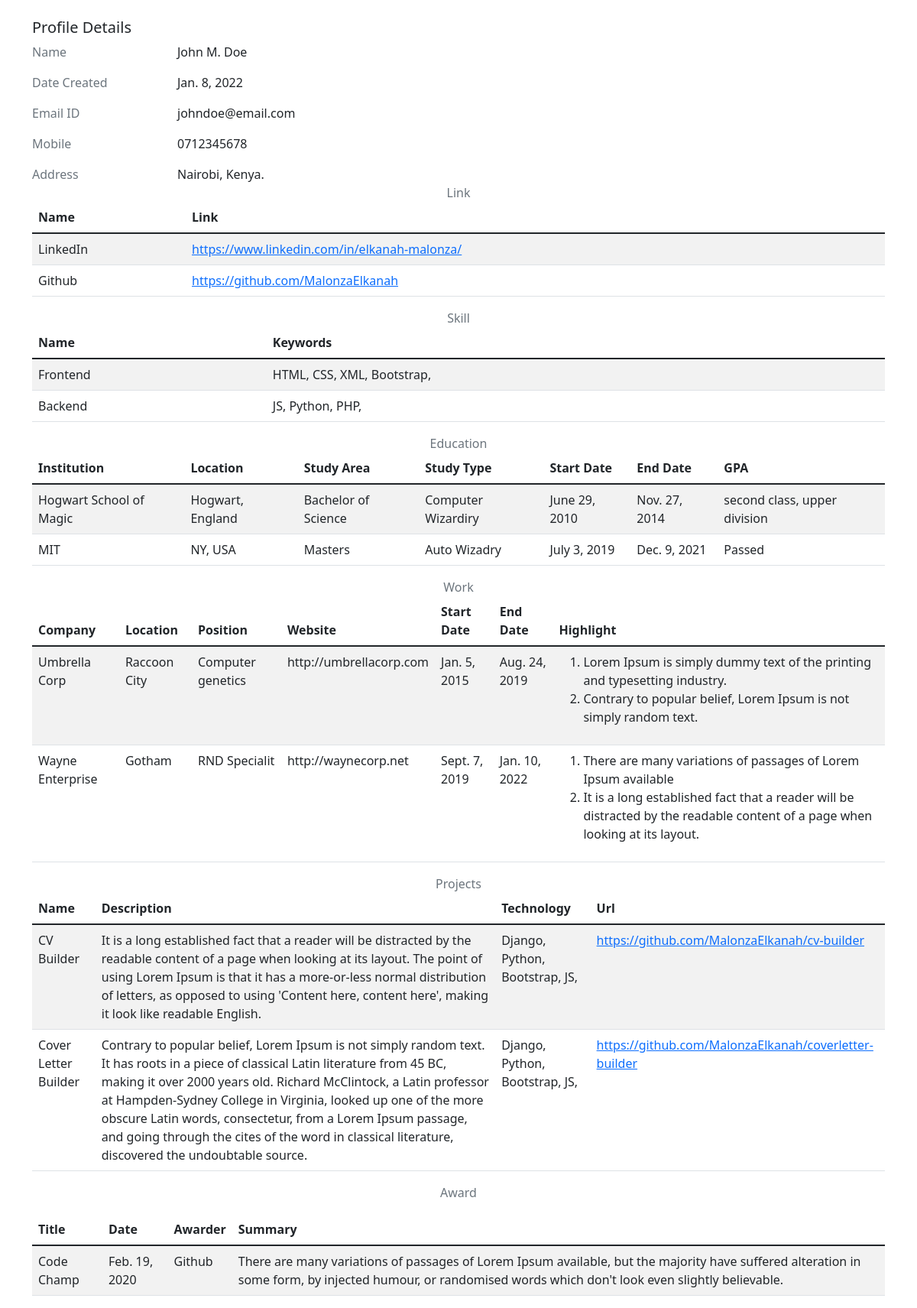
The app's page /profile/2/ with its own data.
### job_profile/models.py (models this page shows)
class JobProfile(models.Model):
	title = models.CharField('Title', max_length=150)
	first_name = models.CharField('First Name', max_length=50)
	middle_name = models.CharField('Middle Name', max_length=50)
	last_name = models.CharField('Last Name', max_length=50)
	email = models.CharField('Email', max_length=50)
	phone_number = models.CharField('Phone Number', max_length=50)
	location = models.CharField('Location', max_length=50)
	summary = models.CharField('Summary', max_length=1000, null=True)
	date_created = models.DateTimeField('Date Created', auto_now_add=True)
	def links(self):
		return Link.objects.filter(job_profile=self.id)
	def education(self):
		return Education.objects.filter(job_profile=self.id)
	def work(self):
		return Work.objects.filter(job_profile=self.id)
	def skills(self):
		return Skill.objects.filter(job_profile=self.id)
	def projects(self):
		return Project.objects.filter(job_profile=self.id)
	def awards(self):
		return Award.objects.filter(job_profile=self.id)

class Link(models.Model):
	job_profile = models.ForeignKey(JobProfile, on_delete=models.CASCADE)
	name = models.CharField('Website Name', max_length=50)
	link = models.URLField()
	date_created = models.DateTimeField('Date Created', auto_now_add=True)

class Skill(models.Model):
	job_profile = models.ForeignKey(JobProfile, on_delete=models.CASCADE)
	name = models.CharField('Skill', max_length=200)
	date_created = models.DateTimeField('Date Created', auto_now_add=True)
	def keywords(self):
		return SkillKeyword.objects.filter(skill=self.id)

class SkillKeyword(models.Model):
	skill = models.ForeignKey(Skill, on_delete=models.CASCADE)
	name = models.CharField('Keyword', max_length=200)
	date_created = models.DateTimeField('Date Created', auto_now_add=True)

class Education(models.Model):
	job_profile = models.ForeignKey(JobProfile, on_delete=models.CASCADE)
	institution = models.CharField('Institution', max_length=200)
	location = models.CharField('Location', max_length=50)
	study_area = models.CharField('Major', max_length=200)
	study_type = models.CharField('Field', max_length=200)
	start_date = models.DateField()
	end_date = models.DateField()
	gpa = models.CharField('GPA', max_length=50)
	date_created = models.DateTimeField('Date Created', auto_now_add=True)

class Work(models.Model):
	job_profile = models.ForeignKey(JobProfile, on_delete=models.CASCADE)
	company = models.CharField('Company', max_length=50)
	location = models.CharField('Location', max_length=50)
	position = models.CharField('Position', max_length=50)
	website = models.URLField('Website', null=True)
	start_date = models.DateField()
	end_date = models.DateField()
	date_created = models.DateTimeField('Date Created', auto_now_add=True)
	def highlights(self):
		return WorkHighlight.objects.filter(work=self.id)

class WorkHighlight(models.Model):
	work = models.ForeignKey(Work, on_delete=models.CASCADE)
	name = models.CharField("Highlight", max_length=500)
	date_created = models.DateTimeField('Date Created', auto_now_add=True)

class Project(models.Model):
	job_profile = models.ForeignKey(JobProfile, on_delete=models.CASCADE)
	name = models.CharField('Projects', max_length=200)
	description = models.TextField()
	url = models.URLField(null=True)
	date = models.DateField(default=tz.now)
	date_created = models.DateTimeField('Date Created', auto_now_add=True)
	def keywords(self):
		return ProjectKeyword.objects.filter(project=self.id)

class ProjectKeyword(models.Model):
	project = models.ForeignKey(Project, on_delete=models.CASCADE)
	technology = models.CharField('Technology', max_length=50)
	date_created = models.DateTimeField('Date Created', auto_now_add=True)

class Award(models.Model):
	job_profile = models.ForeignKey(JobProfile, on_delete=models.CASCADE)
	title = models.CharField('Title', max_length=200)
	date = models.DateField()
	awarder = models.CharField('Awarder', max_length=200)
	summary = models.TextField()
	date_created = models.DateTimeField('Date Created', auto_now_add=True)

### resume_generator/views.py (the view)
# urls.py: path('profile/<int:profile_id>/', views.profile, name='profile'),
def profile(request, profile_id):
	profile = JobProfile.objects.get(id=int(profile_id))
	return render(request, 'main/profile.html', {'job_profile': profile})

### job_profile/templates/main/profile.html (shortened to what this page needs)
{% extends "main/base.html" %}
{% load static %}
{% block content %}
    <div class="row">
        <div class="col-lg-12">
            <h5 class="card-title d-flex justify-content-between">
                <span>Profile Details</span>
            </h5>
            <div class="row">
                <p class="col-sm-2 text-muted text-sm-right mb-0 mb-sm-3">Name</p>
                <p class="col-sm-10">{{job_profile.first_name}} {{job_profile.middle_name}} {{job_profile.last_name}}</p>
            </div>
            <div class="row">
                <p class="col-sm-2 text-muted text-sm-right mb-0 mb-sm-3">Date Created</p>
                <p class="col-sm-10">{{job_profile.date_created.date}}</p>
            </div>
            <div class="row">
                <p class="col-sm-2 text-muted text-sm-right mb-0 mb-sm-3">Email ID</p>
                <p class="col-sm-10">{{job_profile.email}}</p>
            </div>
            <div class="row">
                <p class="col-sm-2 text-muted text-sm-right mb-0 mb-sm-3">Mobile</p>
                <p class="col-sm-10">{{job_profile.phone_number}}</p>
            </div>
            <div class="row">
                <p class="col-sm-2 text-muted text-sm-right mb-0">Address</p>
                <p class="col-sm-10 mb-0">{{job_profile.location}}.</p>
            </div>
            <div class="row">
                <p class="col-12 text-muted text-center mb-0">Link</p>
                <div class="col-12 mb-0">
                	<div class="table-responsive">
                        <table class="table table-striped" id="table-11">
                            <thead>
                                <tr>
                                    <th>Name</th> <th>Link</th>
                                </tr>
                            </thead>
                            <tbody>
                            {% for link in job_profile.links %}
                                <tr>
                                    <td>{{link.name}}</td>
                                    <td>
                                        <a href="{{link.link}}" title="{{link.name}}">{{link.link}}</a>
                                    </td>
                                </tr>
                            {% endfor %}
                            </tbody>
                        </table>
                    </div>
                </div>
            </div>
            <div class="row">
                <p class="col-12 text-muted text-center mb-0">Skill</p>
                <div class="col-12 mb-0">
                	<div class="table-responsive">
                        <table class="table table-striped" id="table-12">
                            <thead>
                                <tr>
                                    <th>Name</th> <th>Keywords</th>
                                </tr>
                            </thead>
                            <tbody>
                            {% for skill in job_profile.skills %}
                                <tr>
                                    <td>{{skill.name}}</td>
                                    <td>
                                    {% for keyword in skill.keywords %}
                                    	<span>{{keyword.name}}, </span>
                                    {% endfor %}
                                	</td>
                                </tr>
                            {% endfor %}
                            </tbody>
                        </table>
                    </div>
                </div>
            </div>
            <div class="row">
                <p class="col-12 text-muted text-center mb-0">Education</p>
                <div class="col-12 mb-0">
                	<div class="table-responsive">
                        <table class="table table-striped" id="table-13">
                            <thead>
                                <tr>
                                    <th>Institution</th>
                                    <th>Location</th>
                                    <th>Study Area</th>
                                    <th>Study Type</th>
                                    <th>Start Date</th>
                                    <th>End Date</th>
                                    <th>GPA</th>
                                </tr>
                            </thead>
                            <tbody>
                            {% for edu in job_profile.education %}
                                <tr>
                                    <td>{{edu.institution}}</td>
                                    <td>{{edu.location}}</td>
                                    <td>{{edu.study_area}}</td>
                                    <td>{{edu.study_type}} </td>
                                    <td>{{edu.start_date}}</td>
                                    <td>{{edu.end_date}}</td>
                                    <td>{{edu.gpa}}</td>
                                </tr>
                            {% endfor %}
                            </tbody>
                        </table>
                    </div>
                </div>
            </div>
            <div class="row">
                <p class="col-12 text-muted text-center mb-0">Work</p>
                <div class="col-12 mb-0">
                	<div class="table-responsive">
                        <table class="table table-striped" id="table-14">
                            <thead>
                                <tr>
                                    <th>Company</th>
                                    <th>Location</th>
                                    <th>Position</th>
                                    <th>Website</th>
                                    <th>Start Date</th>
                                    <th>End Date</th>
                                    <th>Highlight</th>
                                </tr>
                            </thead>
                            <tbody>
                            {% for work in job_profile.work %}
                                <tr>
                                    <td>{{work.company}}</td>
                                    <td>{{work.location}}</td>
                                    <td>{{work.position}}</td>
                                    <td>{{work.website}}</td>
                                    <td>{{work.start_date}}</td>
                                    <td>{{work.end_date}}</td>
                                    <td><ol>
                                    {% for highlight in work.highlights %}
                                    	<li>{{highlight.name}}</li>
                                    {% endfor %}
                                    </ol></td>
                                </tr>
                            {% endfor %}
                            </tbody>
                        </table>
                    </div>
                </div>
            </div>
            <div class="row">
                <p class="col-12 text-muted text-center mb-0">Projects</p>
                <div class="col-12 mb-0">
                	<div class="table-responsive">
                        <table class="table table-striped" id="table-15">
                            <thead>
                                <tr>
                                    <th>Name</th>
                                    <th>Description</th>
                                    <th>Technology</th>
                                    <th>Url</th>
                                </tr>
                            </thead>
                            <tbody>
                            {% for project in job_profile.projects %}
                                <tr>
                                    <td>{{project.name}}</td>
                                    <td>{{project.description}}</td>
                                    <td>
                                    {% for keyword in project.keywords %}
                                    	<span>{{keyword.technology}}, </span>
                                    {% endfor %}
                                    </td>
                                    <td><a href="{{project.url}}">{{project.url}}</a></td>
                                </tr>
                            {% endfor %}
                            </tbody>
                        </table>
                    </div>
                </div>
            </div>
            <div class="row">
                <p class="col-12 text-muted text-center mb-10">Award</p>
                <div class="col-12 mb-0">
                	<div class="table-responsive">
                        <table class="table table-striped" id="table-16">
                            <thead>
                                <tr>
                                    <th>Title</th>
                                    <th>Date</th>
                                    <th>Awarder</th>
                                    <th>Summary</th>
                                </tr>
                            </thead>
                            <tbody>
                            {% for award in job_profile.awards %}
                                <tr>
                                    <td>{{award.title}}</td>
                                    <td>{{award.date}}</td>
                                    <td>{{award.awarder}}</td>
                                    <td>{{award.summary}}</td>
                                </tr>
                            {% endfor %}
                            </tbody>
                        </table>
                    </div>
                </div>
            </div>
        </div>
    </div>
{% endblock %}

### records on screen
JobProfile: first_name "John", middle_name "M.", last_name "Doe", date_created "Jan. 8, 2022", email "johndoe@email.com", phone_number "0712345678", location "Nairobi, Kenya"
Link: name "LinkedIn", link "https://www.linkedin.com/in/elkanah-malonza/"
Link: name "Github", link "https://github.com/MalonzaElkanah"
Skill: name "Frontend"
SkillKeyword: name "HTML"
SkillKeyword: name "CSS"
SkillKeyword: name "XML"
SkillKeyword: name "Bootstrap"
Skill: name "Backend"
SkillKeyword: name "JS"
SkillKeyword: name "Python"
SkillKeyword: name "PHP"
Education: institution "Hogwart School of Magic", location "Hogwart, England", study_area "Bachelor of Science", study_type "Computer Wizardiry", start_date "June 29, 2010", end_date "Nov. 27, 2014", gpa "second class, upper division"
Education: institution "MIT", location "NY, USA", study_area "Masters", study_type "Auto Wizadry", start_date "July 3, 2019", end_date "Dec. 9, 2021", gpa "Passed"
Work: company "Umbrella Corp", location "Raccoon City", position "Computer genetics", website "http://umbrellacorp.com", start_date "Jan. 5, 2015", end_date "Aug. 24, 2019"
WorkHighlight: name "Lorem Ipsum is simply dummy text of the printing and typesetting industry."
WorkHighlight: name "Contrary to popular belief, Lorem Ipsum is not simply random text."
Work: company "Wayne Enterprise", location "Gotham", position "RND Specialit", website "http://waynecorp.net", start_date "Sept. 7, 2019", end_date "Jan. 10, 2022"
WorkHighlight: name "There are many variations of passages of Lorem Ipsum available"
WorkHighlight: name "It is a long established fact that a reader will be distracted by the readable content of a page when looking at its layout."
Project: name "CV Builder", description "It is a long established fact that a reader will be distracted by the readable content of a page when looking at its layout. The point of using Lorem Ipsum is that it has a more-or-less normal distribution of letters, as opposed to using 'Content here, content here', making it look like readable English.", url "https://github.com/MalonzaElkanah/cv-builder"
ProjectKeyword: technology "Django"
ProjectKeyword: technology "Python"
ProjectKeyword: technology "Bootstrap"
ProjectKeyword: technology "JS"
Project: name "Cover Letter Builder", description "Contrary to popular belief, Lorem Ipsum is not simply random text. It has roots in a piece of classical Latin literature from 45 BC, making it over 2000 years old. Richard McClintock, a Latin professor at Hampden-Sydney College in Virginia, looked up one of the more obscure Latin words, consectetur, from a Lorem Ipsum passage, and going through the cites of the word in classical literature, discovered the undoubtable source.", url "https://github.com/MalonzaElkanah/coverletter-builder"
ProjectKeyword: technology "Django"
ProjectKeyword: technology "Python"
ProjectKeyword: technology "Bootstrap"
ProjectKeyword: technology "JS"
Award: title "Code Champ", date "Feb. 19, 2020", awarder "Github", summary "There are many variations of passages of Lorem Ipsum available, but the majority have suffered alteration in some form, by injected humour, or randomised words which don't look even slightly believable."
